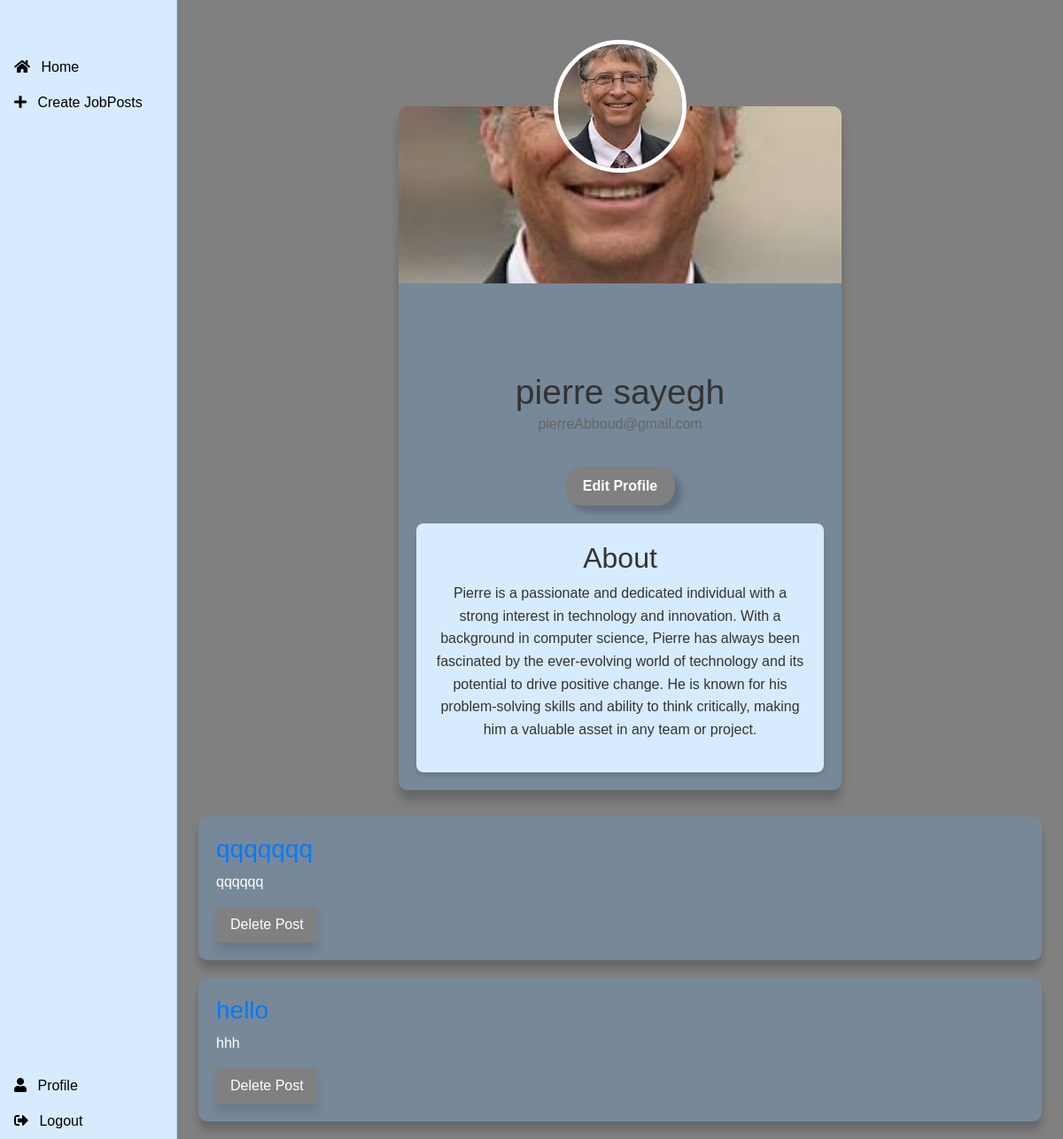
Page /company_profile/ (signed in) on the committed database.
### jobs/models.py (models this page shows, shortened)
class CustomUser(AbstractUser):
    date_of_birth = models.DateField(null=True, blank=True)
    full_name = models.CharField(max_length=100)
    gender = models.CharField(max_length=10, choices=(('male', 'Male'), ('female', 'Female')))
    email = models.EmailField(max_length=254)
    phone = models.CharField(max_length=15)
    industry_name = models.CharField(max_length=100)
    profile_image = models.ImageField(upload_to='profile_images/', null=True, blank=True)
    headline = models.CharField(max_length=255, blank=True)
    about = models.TextField(blank=True)
    location = models.CharField(max_length=100, blank=True)
    date_of_creation = models.DateField(null=True, blank=True)

class JobPost(models.Model):
    FULL_TIME = 'FT'
    PART_TIME = 'PT'
    JOB_TYPE_CHOICES = [
        (FULL_TIME, 'Full Time'),
        (PART_TIME, 'Part Time'),
    ]
    title = models.CharField(max_length=50)
    job_type = models.CharField(max_length=2, choices=JOB_TYPE_CHOICES)
    description = models.TextField(max_length=2000)
    is_active = models.BooleanField(default=True)
    is_remote = models.BooleanField(default=None)
    created_by = models.ForeignKey(CustomUser, on_delete=models.CASCADE)
    created_on = models.DateTimeField(auto_now_add=True)

### jobs/views.py (the view)
# urls.py: path('company_profile/', views.company_profile, name='company_profile'),
@login_required
def company_profile(request):
    company = request.user
    company_posts = JobPost.objects.filter(created_by__username__exact=company.username)
    context = {'company': company, 'company_posts': company_posts}
    return render(request, 'company_profile.html', context)

### jobs/templates/company_profile.html (shortened to what this page needs)
{% extends 'base1.html' %}
 {% block content %}
 <!DOCTYPE html>
<html>
<head>
</head>
<body>
    <div class="profile-card">
        <img class="cover-photo" src="{{ company.profile_image.url }}" alt="Cover Photo">
        <img class="profile-picture" src="{{ company.profile_image.url }}" alt="Profile Picture">
        <div class="card-content">
            <div class="user-info">
                <h1>{{ company.full_name }}</h1>
                <p>{{ company.email }}</p>
            </div>
            <a class="edit-profile" href="{% url 'edit_company_profile' %}">Edit Profile</a>
            <div class="about-section">
                <h2>About</h2>
                <p>{{ company.about }}</p>
            </div>
        </div>
    </div>
    <div class="job-postings">
        {% for post in company_posts %}
            <div class="post-container">
                <h3>
                    <a href="{% url 'job_post_detail' post.id %}">{{ post.title }}</a>
                </h3>
                <p>{{ post.description }}</p>
                <form method="POST" action="{% url 'delete_job_post' post.id %}">
                    <button type="submit" style="background-color: #808080; color: white; box-shadow: 0 10px 10px rgba(0, 0, 0, 0.1); border: none; padding: 8px 16px; border-radius: 4px;"
                    class="btn btn-danger">Delete Post</button>
                </form>
            </div>
        {% empty %}
            <p>No job posts found.</p>
        {% endfor %}
    </div>
</body>
</html>
{% endblock %}

### jobs/templates/company_profile.html (style rules this page uses)
body, html { height: 100%; margin: 0; font-family: 'Nunito', sans-serif; background-color: #808080; }
.profile-card { background-color: #778899; border-radius: 10px; box-shadow: 0 12px 12px rgba(0, 0, 0, 0.2); overflow: hidden; margin: auto; width: 90%; max-width: 500px; margin-top: 120px; }
.cover-photo { width: 100%; height: 200px; object-fit: cover; }
.profile-picture { width: 150px; height: 150px; border-radius: 50%; border: 5px solid #fff; position: absolute; top: -75px; left: calc(50% - 75px); object-fit: cover; margin-top: 120px; }
.card-content { padding: 100px 20px 20px; text-align: center; }
.user-info h1 { margin: 0; padding: 0; font-size: 39px; color: #333; }
.user-info p { color: #666; font-size: 16px; }
.edit-profile { display: inline-block; margin-top: 20px; padding: 10px 20px; color: #fff; background-color: #808080; border-radius: 20px; text-decoration: none; font-weight: bold; transition: background-color 0.3s; box-shadow: 7px 7px 7px rgba(0, 0, 0, 0.2); }
.about-section { background-color: #d7ebff; padding: 20px; margin-top: 20px; border-radius: 8px; color: #333; font-size: 16px; line-height: 1.6; box-shadow: 0 4px 4px rgba(0, 0, 0, 0.1); }
.job-postings { margin-top: 30px; }
.post-container { background-color: #778899; border-radius: 10px; box-shadow: 0 10px 10px rgba(0, 0, 0, 0.2); padding: 20px; margin-bottom: 20px; transition: box-shadow 0.3s; }
.post-container h3 { color: #007bff; margin-top: 0; }
.post-container p { color: #fff; line-height: 1.5; }
.post-container form { margin-top: 15px; }
.post-container button { background-color: #28a745; color: #fff; border: none; padding: 8px 16px; border-radius: 4px; cursor: pointer; transition: background-color 0.3s; }

### rows in the picture
CustomUser: profile_image (picture), full_name "pierre sayegh", email "pierreAbboud@gmail.com", about "Pierre is a passionate and dedicated individual with a strong interest in technology and innovation. With a background in computer science, Pierre has always been fascinated by the ever-evolving world of technology and its potential to drive positive change. He is known for his problem-solving skills and ability to think critically, making him a valuable asset in any team or project."
JobPost: title "qqqqqqq", description "qqqqqq"
JobPost: title "hello", description "hhh"
